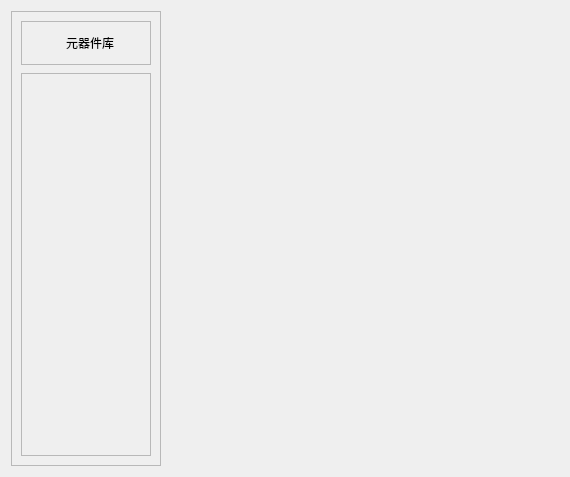
<?xml version="1.0" encoding="UTF-8"?>
<ui version="4.0">
 <class>ComponentPaletteWidget</class>
 <widget class="QWidget" name="ComponentPaletteWidget">
  <property name="geometry">
   <rect>
    <x>0</x>
    <y>0</y>
    <width>570</width>
    <height>477</height>
   </rect>
  </property>
  <property name="windowTitle">
   <string>Form</string>
  </property>
  <layout class="QVBoxLayout" name="verticalLayout">
   <item>
    <widget class="QFrame" name="componentPanel">
     <property name="minimumSize">
      <size>
       <width>150</width>
       <height>0</height>
      </size>
     </property>
     <property name="maximumSize">
      <size>
       <width>150</width>
       <height>16777215</height>
      </size>
     </property>
     <property name="frameShape">
      <enum>QFrame::Shape::StyledPanel</enum>
     </property>
     <property name="frameShadow">
      <enum>QFrame::Shadow::Raised</enum>
     </property>
     <layout class="QVBoxLayout" name="componentPanelLayout">
      <property name="spacing">
       <number>8</number>
      </property>
      <item>
       <widget class="QFrame" name="headerFrame">
        <property name="enabled">
         <bool>true</bool>
        </property>
        <property name="minimumSize">
         <size>
          <width>0</width>
          <height>44</height>
         </size>
        </property>
        <property name="maximumSize">
         <size>
          <width>16777215</width>
          <height>44</height>
         </size>
        </property>
        <property name="frameShape">
         <enum>QFrame::Shape::StyledPanel</enum>
        </property>
        <property name="frameShadow">
         <enum>QFrame::Shadow::Raised</enum>
        </property>
        <layout class="QHBoxLayout" name="horizontalLayout_2">
         <property name="spacing">
          <number>8</number>
         </property>
         <property name="leftMargin">
          <number>12</number>
         </property>
         <property name="topMargin">
          <number>6</number>
         </property>
         <property name="rightMargin">
          <number>12</number>
         </property>
         <property name="bottomMargin">
          <number>6</number>
         </property>
         <item>
          <widget class="QLabel" name="iconLabel">
           <property name="minimumSize">
            <size>
             <width>24</width>
             <height>24</height>
            </size>
           </property>
           <property name="maximumSize">
            <size>
             <width>24</width>
             <height>24</height>
            </size>
           </property>
           <property name="text">
            <string/>
           </property>
           <property name="alignment">
            <set>Qt::AlignmentFlag::AlignCenter</set>
           </property>
          </widget>
         </item>
         <item>
          <widget class="QLabel" name="titleLabel">
           <property name="sizePolicy">
            <sizepolicy hsizetype="Expanding" vsizetype="Preferred">
             <horstretch>0</horstretch>
             <verstretch>0</verstretch>
            </sizepolicy>
           </property>
           <property name="text">
            <string>元器件库</string>
           </property>
           <property name="alignment">
            <set>Qt::AlignmentFlag::AlignLeading|Qt::AlignmentFlag::AlignLeft|Qt::AlignmentFlag::AlignVCenter</set>
           </property>
          </widget>
         </item>
        </layout>
       </widget>
      </item>
      <item>
       <widget class="QScrollArea" name="componentScrollArea">
        <property name="sizePolicy">
         <sizepolicy hsizetype="Fixed" vsizetype="Expanding">
          <horstretch>0</horstretch>
          <verstretch>0</verstretch>
         </sizepolicy>
        </property>
        <property name="minimumSize">
         <size>
          <width>130</width>
          <height>0</height>
         </size>
        </property>
        <property name="maximumSize">
         <size>
          <width>130</width>
          <height>16777215</height>
         </size>
        </property>
        <property name="horizontalScrollBarPolicy">
         <enum>Qt::ScrollBarPolicy::ScrollBarAlwaysOff</enum>
        </property>
        <property name="widgetResizable">
         <bool>true</bool>
        </property>
        <widget class="QWidget" name="scrollAreaWidgetContents">
         <property name="geometry">
          <rect>
           <x>0</x>
           <y>0</y>
           <width>128</width>
           <height>415</height>
          </rect>
         </property>
         <layout class="QVBoxLayout" name="componentLayout">
          <property name="spacing">
           <number>10</number>
          </property>
          <property name="leftMargin">
           <number>12</number>
          </property>
          <property name="topMargin">
           <number>8</number>
          </property>
          <property name="rightMargin">
           <number>12</number>
          </property>
          <property name="bottomMargin">
           <number>8</number>
          </property>
         </layout>
        </widget>
       </widget>
      </item>
     </layout>
    </widget>
   </item>
  </layout>
 </widget>
 <resources/>
 <connections/>
</ui>
